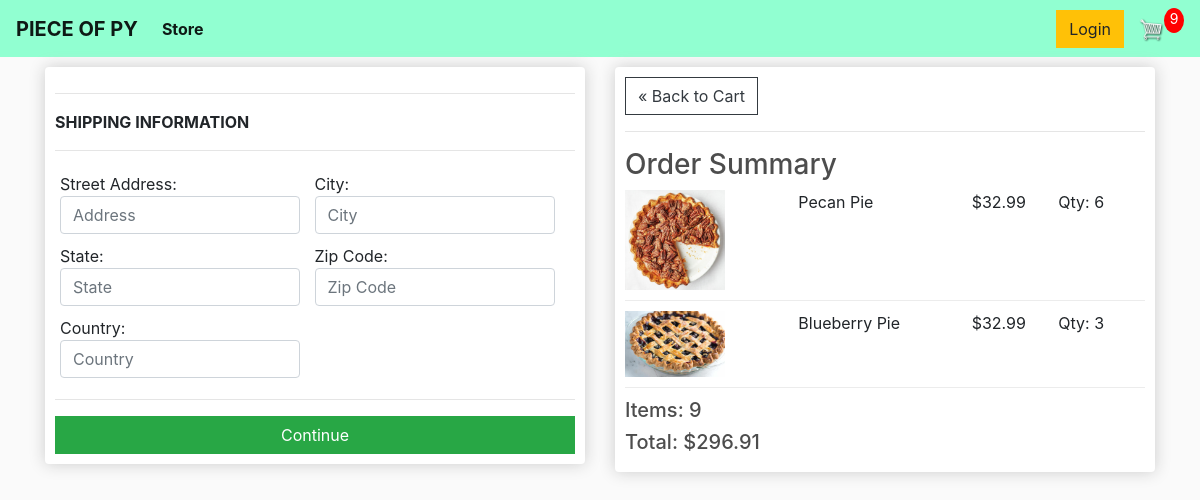
The page /checkout/ (signed in) on the database as committed earlier.
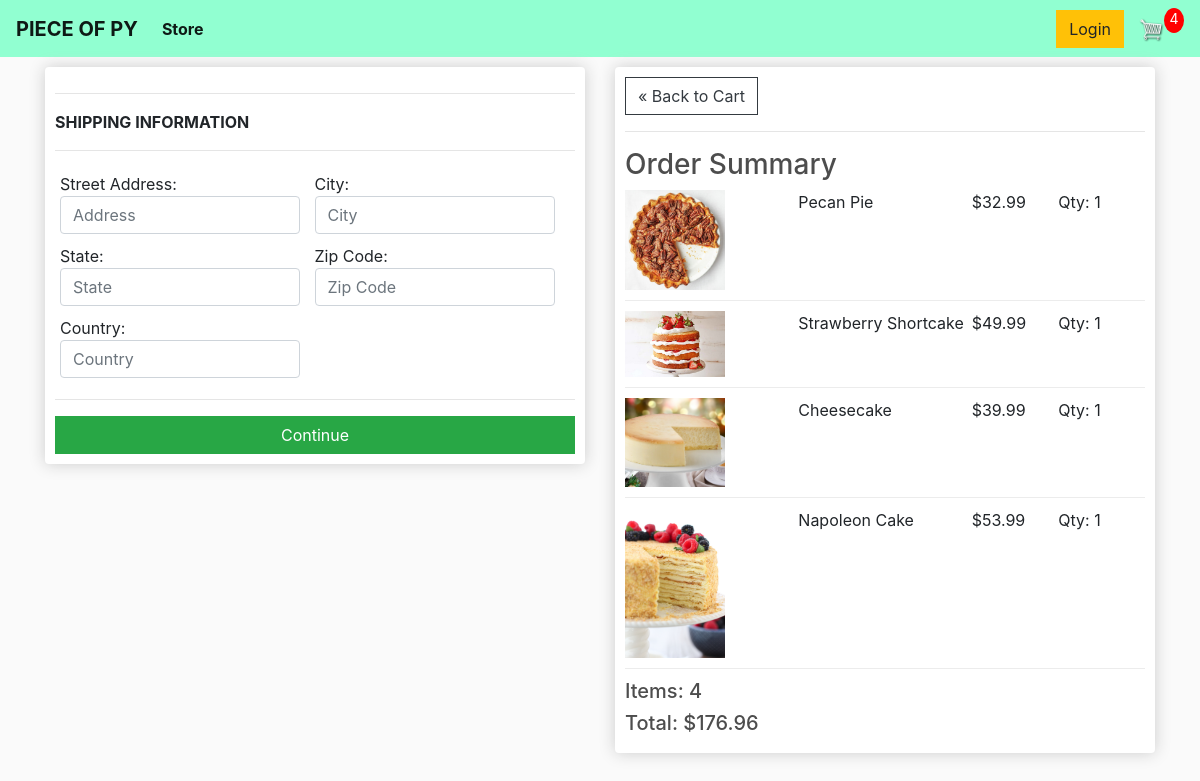
The same page on the database as committed later.
### store/models.py (models this page shows, shortened)
class OrderItem(models.Model):
	product = models.ForeignKey(Product, on_delete=models.SET_NULL, blank=True, null=True)
	order = models.ForeignKey(Order, on_delete=models.SET_NULL, blank=True, null=True)
	quantity = models.IntegerField(default=0, null=True, blank=True)
	date_added = models.DateTimeField(auto_now_add=True)
	@property
	def get_total(self):
		total = self.product.price * self.quantity
		return total

class Product(models.Model):
  name = models.CharField(max_length=200, null=True)
  price = models.DecimalField(max_digits=10, decimal_places=2)
  digital = models.BooleanField(default=False, null=True, blank=True)
  image = models.ImageField(blank=True, null=True)
  @property
  def imageURL(self):
    try:
      url = self.image.url
    except:
      url = ''
    return url

class Order(models.Model):
	customer = models.ForeignKey(Customer, on_delete=models.SET_NULL, null=True, blank=True)
	date_ordered = models.DateTimeField(auto_now_add=True)
	complete = models.BooleanField(default=False, null=True, blank=False)
	transaction_id = models.CharField(max_length=100, null=True)
	@property
	def shipping(self):
		shipping = False
		orderitems = self.orderitem_set.all()
		for i in orderitems:
			if i.product.digital == False:
				shipping = True
		return shipping
	@property
	def get_cart_total(self):
		orderitems = self.orderitem_set.all()
		total = sum([item.get_total for item in orderitems])
		return total
	@property
	def get_cart_items(self):
		orderitems = self.orderitem_set.all()
		total = sum([item.quantity for item in orderitems])
		return total

### store/views.py (the view)
# urls.py: path('checkout/', views.checkout, name="checkout"),
def checkout(request):
	if request.user.is_authenticated:
		customer = request.user.customer
		order, created = Order.objects.get_or_create(customer=customer, complete=False)
		items = order.orderitem_set.all()
		cartItems = order.get_cart_items
	else:
		items = []
		order = {'get_cart_total':0, 'get_cart_items':0, 'shipping':False}
		cartItems = order['get_cart_items']
	context = {'items':items, 'order':order, 'cartItems':cartItems}
	return render(request, 'store/checkout.html', context)

### store/templates/store/checkout.html (shortened to what this page needs)
{% extends 'store/main.html' %}
{% load static %}
{% block content %}
 <div class="row">
   <div class="col-lg-6">
     <div class="box-element" id="form-wrapper">
       <form id="form">
         <div id="shipping-info">
          <hr>
          <p style="text-transform: uppercase;">
            <strong>Shipping Information </strong></p>
            <hr>
             <div class="form-field">
             Street Address: <input required class="form-control" type="text" name="adress" placeholder="Address">
             </div>
             <div class="form-field">
             City: <input required class="form-control" type="text" name="city" placeholder="City">
             </div>
             <div class="form-field">
             State: <input required class="form-control" type="text" name="state" placeholder="State">
             </div>
             <div class="form-field">
             Zip Code: <input required class="form-control" type="text" name="zipcode" placeholder="Zip Code">
             </div>
             <div class="form-field">
             Country: <input required class="form-control" type="text" name="country" placeholder="Country">
             </div>
            </div>
         <hr>
         <input type="text" id="form-button" class="btn btn-success btn-block" type="submit" value="Continue">
       </form>
     </div>
  <br/>
</div>
   <div class="col-lg-6">
     <div class="box-element">
      <a href="{% url 'cart' %}" class="btn btn-outline-dark">&#171; Back to Cart</a>
      <hr>
      <h3>Order Summary</h3>
      {% for item in items %}
      <div class="cart-row">
        <div style="flex:2"><img src="{{item.product.imageURL}}" alt="" class="row-image"></div>
        <div style="flex:2"><p>{{item.product.name}}</p></div>
        <div style="flex:1"><p>${{item.product.price|floatformat:2}}</p></div>
        <div style="flex:1"><p>Qty: {{item.quantity}}</p></div>
      </div>
      {% endfor %}
      <h5>Items: {{order.get_cart_items}}</h5>
      <h5>Total: ${{order.get_cart_total|floatformat:2}}</h5>
     </div>
   </div>
 </div>
{% endblock content %}

Rows that differ between the two databases and show on the page:
removed OrderItem: product.imageURL (picture), product.name "Blueberry Pie", product.price "32.99", quantity "3"
changed OrderItem "Pecan Pie": quantity "6" → "1"
added OrderItem: product.imageURL (picture), product.name "Strawberry Shortcake", product.price "49.99", quantity "1"
added OrderItem: product.imageURL (picture), product.name "Cheesecake", product.price "39.99", quantity "1"
added OrderItem: product.imageURL (picture), product.name "Napoleon Cake", product.price "53.99", quantity "1"
changed through a linked row, Order: get_cart_items "9" → "4"; get_cart_total "296.91" → "176.96"
Other text that changed with them:
{{ cartItems }}: "9" → "4"
